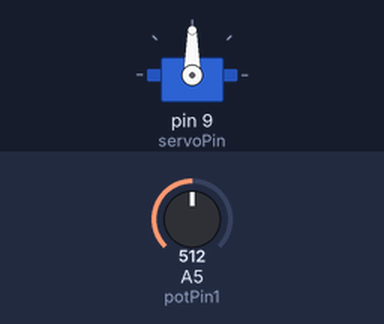
Bench run of a sketch on a simulated Arduino Uno, built with avr-gcc and run on an emulated ATmega328P. On the bench: servo. Inputs (shaded band) come from the test bench; at power-on: A5 (potPin1) = 512.

Above: at 1.2 s.
1.3 s: A5 (potPin1) set to 716
At 2.0 s:
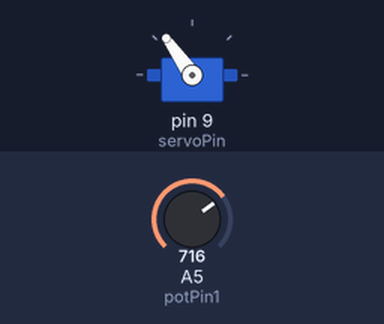
2.8 s: A5 (potPin1) set to 900
At 3.2 s:
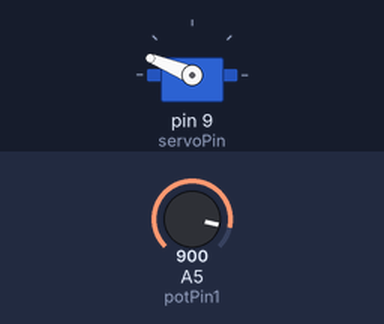
4.3 s: A5 (potPin1) set to 1023
At 5.5 s:
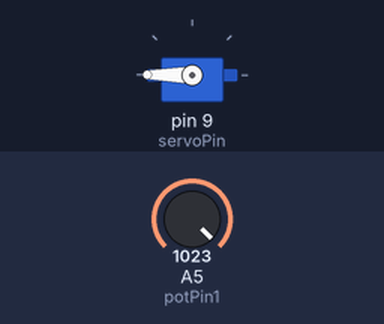
5.8 s: A5 (potPin1) set to 306
At 6.6 s:
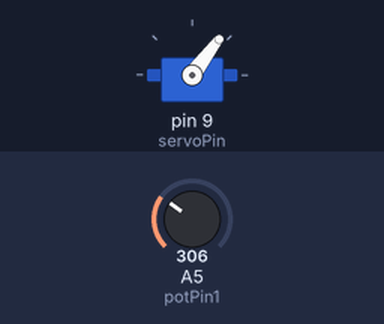
7.3 s: A5 (potPin1) set to 122
At 7.8 s:
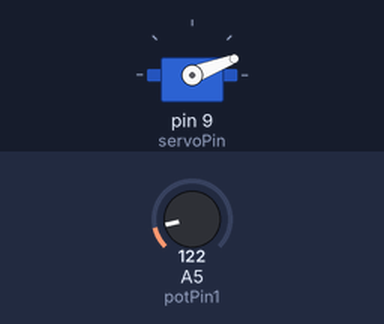
Timing chart, 0 to 9.8 s (numbered marks = the images above; inputs shaded):
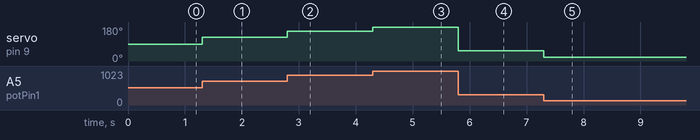

Measured:
- after the input at 1.3 s, servo on pin 9 (servoPin): 90° → 125° at once
- after the input at 2.8 s, servo on pin 9 (servoPin): 125° → 158° at once
- after the input at 4.3 s, servo on pin 9 (servoPin): 158° → 180° at once
- after the input at 5.8 s, servo on pin 9 (servoPin): 180° → 53° at once
- after the input at 7.3 s, servo on pin 9 (servoPin): 53° → 21° at once

The sketch:

Servo.ino
```cpp
#include <Servo.h>

const int servoPin = 9;
const int t = 6000;
int pos = 0;
const int potPin1 = A5;
//const int potPin2 = A1;

int potValue = 0;
int grader = 0;
int lastGrader = 0;

Servo servo;

void setup() {
Serial.begin(115200);
pinMode(potPin1, INPUT);
servo.attach(servoPin);
}


void loop() {


   potValue = analogRead(potPin1);
    grader = map (potValue, 0, 1023, 0, 180);
    servo.write(grader);
/*
    Serial.print("sensor = ");

    Serial.print(potValue);

    Serial.print("\t output = ");

    Serial.println(grader);
if (lastGrader > grader){
servo.write(lastGrader -1);
lastGrader = lastGrader -1;


}

else if (lastGrader<grader){
    servo.write(lastGrader +1);
lastGrader = lastGrader +1;

}
*/
}


/*for (pos = 0; pos <= 180; pos += 1) { // goes from 0 degrees to 180 degrees
    // in steps of 1 degree
    servo.write(pos);              // tell servo to go to position in variable 'pos'
                          // waits 15ms for the servo to reach the position
  }
  for (pos = 180; pos >= 0; pos -= 1) { // goes from 180 degrees to 0 degrees
    servo.write(pos);              // tell servo to go to position in variable 'pos'
                           // waits 15ms for the servo to reach the position
*/
```
